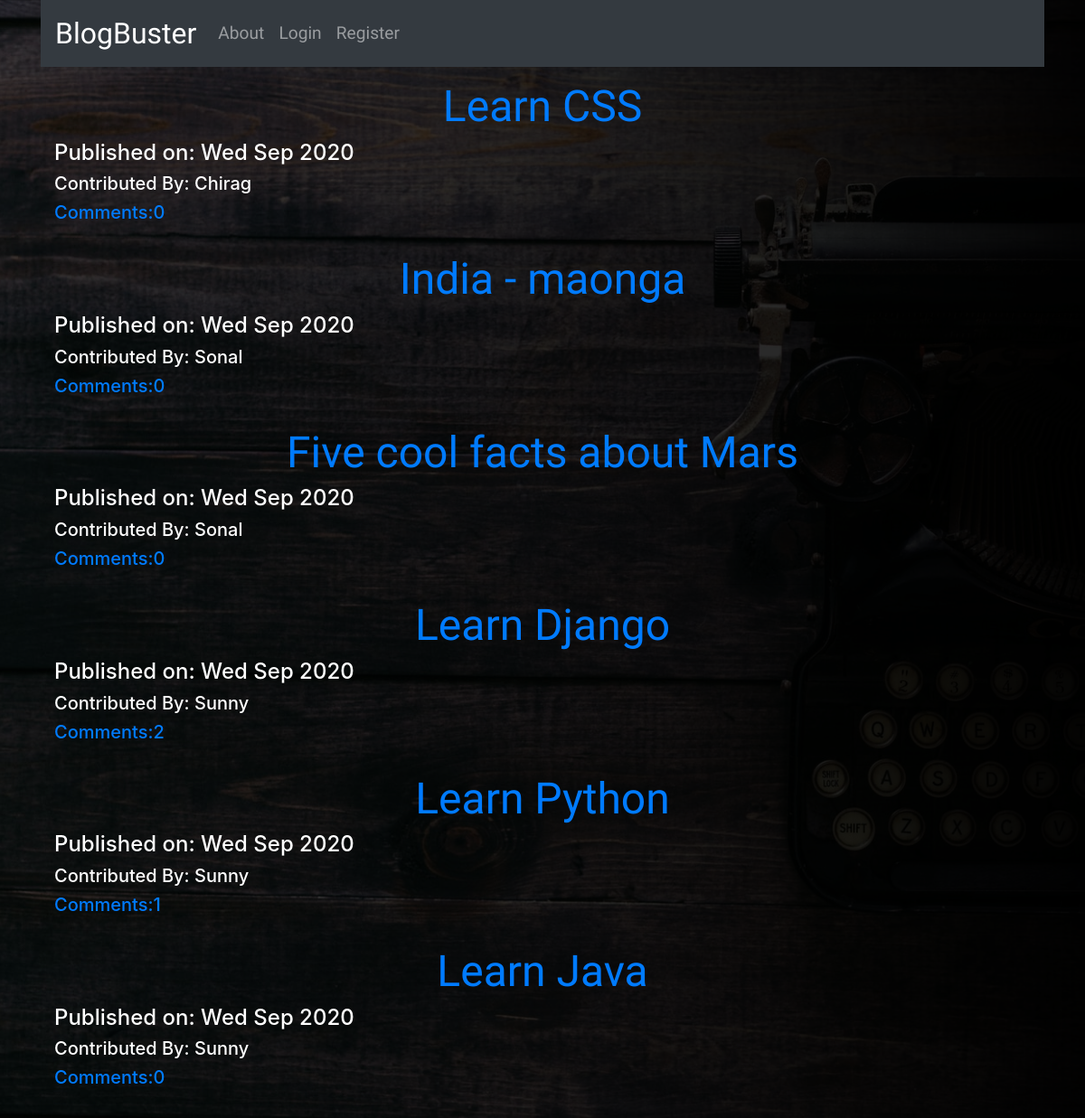
The page / on the database its author committed.
### blog/models.py (models this page shows, shortened)
class Post(models.Model):
    author = models.ForeignKey(User,on_delete=models.SET(get_dummy_user))
    title = models.CharField(max_length=264)
    text = models.TextField()
    create_date = models.DateTimeField(default=timezone.now)
    published_date = models.DateTimeField(blank=True,null=True)
    def approved_comments(self):
        return self.comments.filter(approved_comment=True)

### blog/views.py (the view)
# urls.py: path('',views.PostListView.as_view(),name='post_list'),
class PostListView(ListView):
    model = Post
    def get_queryset(self):
        return Post.objects.filter(published_date__lte=timezone.now()).order_by('-published_date')

### blog/templates/blog/post_list.html (shortened to what this page needs)
{% extends 'base.html' %}
{% block content %}
<div class="centerstage">
    {% for post in post_list %}
    <div class="post">
        <h1 class="post-title loader"><a href="{% url 'post_detail' pk=post.pk %}">{{post.title}}</a></h1>
        <div class="date">
            <h4>Published on: {{post.published_date|date:"D M Y"}}</h4>
            <h5>Contributed By: {{post.author|title}}</h5>
        </div>
        <a href="{% url 'post_detail' pk=post.pk %}"><h5>Comments:{{post.approved_comments.count}}</h5></a>
    </div>
    <hr>
    {% endfor %}
</div>
{% endblock %}

### templates/base.html (shortened to what this page needs)
<!DOCTYPE html>
{% load static %}
<html lang="en">
<head>
  <link rel="stylesheet" href="https://stackpath.bootstrapcdn.com/bootstrap/4.5.2/css/bootstrap.min.css"
>
  <link rel="stylesheet" href="//cdn.jsdelivr.net/npm/medium-editor@latest/dist/css/medium-editor.min.css"
    type="text/css" media="screen" charset="utf-8">
  <link rel="stylesheet" href="{% static 'css/blog.css' %}">
</head>
<body>
    <div class="container">
      <nav class="navbar navbar-expand-lg navbar-dark bg-dark ">
        <a class="navbar-brand nav-text" href="{% url 'post_list' %}">BlogBuster</a>
        <div class="collapse navbar-collapse" id="navbarNav">
          <ul class="navbar-nav">
            <li class="nav-item">
              <a class="nav-link nav-text-items" href="{% url 'about' %}">About</a>
            </li>
            {% if user.is_authenticated %}
            <li class="nav-item ">
              <a class="nav-link nav-text-items" href="{% url 'post_create' %}">Create Post</a>
            </li>
            <li class="nav-item">
              <a class="nav-link nav-text-items" href="{% url 'draft_lists' %}">Drafts</a>
            </li>
            <li class="nav-item">
              <a class="nav-link nav-text-items" href="{% url 'logout' %}?next=/">Logout</a>
            </li>
            <li class="nav-item">
              <a class="nav-link nav-text-items"> Welcome: {{user.username|title}}</a>
            </li>
            {% else %}
            <li class="nav-item">
              <a class="nav-link nav-text-items" href="{% url 'login' %}">Login</a>
            </li>
            <li class="nav-item">
              <a class="nav-link nav-text-items" href="{% url 'register' %}">Register</a>
            </li>
            {% endif %}
          </ul>
        </div>
      </nav>
      <div class="content container">
            <div class="blog_post">
              {% block content %}
              {% endblock %}
            </div>
          </div>
        </div>
</body>
</html>

### blog/static/css/blog.css (style rules this page uses)
body { background-image: linear-gradient(to right, #00000081,#000000f8), url('../images/back-ground1.jpg'); background-position: center; background-size: cover; color: white; }
.loader { filter:hue-rotate(0deg); color: linear-gradient(45deg,rgb(0, 255, 115),rgb(0, 255, 170)); animation:hue 5000ms infinite linear; }
.nav-text { font-size: 2em; font-family: 'Grandstander', cursive; font-weight: 500; }
.nav-text-items { font-size: 1.2em; font-family: 'Grandstander', cursive; font-weight: 500; }
.centerstage { margin: auto; }
.post-title { font-family: 'Grandstander', sans-serif; font-size: 3em; text-align: center; margin-top: 15px; }
.centerstage { margin-left: auto; margin-right: auto; }

### rows shown on the page
Post: title "Learn CSS", published_date "Wed Sep 2020", author "Chirag", approved_comments.count "0"
Post: title "India - maonga", published_date "Wed Sep 2020", author "Sonal", approved_comments.count "0"
Post: title "Five cool facts about Mars", published_date "Wed Sep 2020", author "Sonal", approved_comments.count "0"
Post: title "Learn Django", published_date "Wed Sep 2020", author "Sunny", approved_comments.count "2"
Post: title "Learn Python", published_date "Wed Sep 2020", author "Sunny", approved_comments.count "1"
Post: title "Learn Java", published_date "Wed Sep 2020", author "Sunny", approved_comments.count "0"
